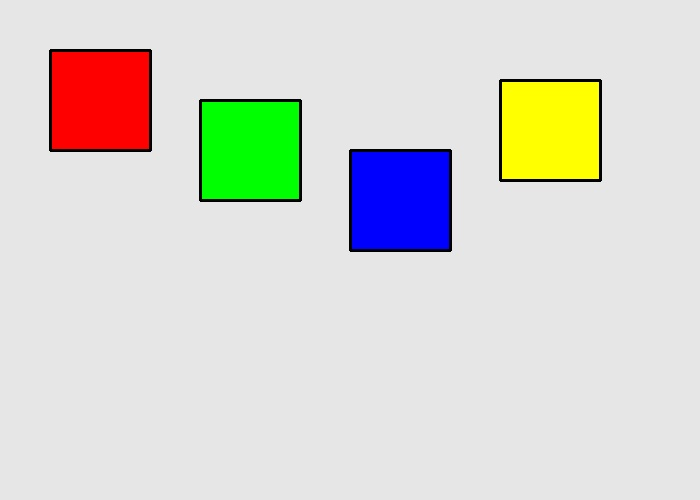
#> input picture visual_search_mvp/scene.jpg, 700 x 500 px, found by its file name
$ python final_test.py
#> lines starting #> are read from the running program, lines starting #| are printed output that depends on the picture
### visual_search_mvp2/src/core/working_counter.py
import cv2
import numpy as np
from typing import List, Dict
import logging
from .color_analyzer_fixed import ColorAnalyzerFixed
from .simple_detector import SimpleDetector

logger = logging.getLogger(__name__)

class WorkingCounter:
    def __init__(self, color_tolerance: int = 80, min_similarity: float = 0.3):
        self.color_analyzer = ColorAnalyzerFixed(tolerance=color_tolerance)
        self.detector = SimpleDetector()
        self.min_similarity = min_similarity

    def analyze_query_simple(self, query_image: np.ndarray) -> Dict:
        """
        Простой анализ эталонного изображения
        """
        logger.info("Анализ эталонного изображения...")

        # Просто берем средний цвет всего изображения
        # Для лучших результатов query должен быть объектом на однородном фоне
        avg_color = np.mean(query_image, axis=(0, 1)).astype(np.uint8)

        logger.info(f"Определен цвет эталона: {avg_color}")

        return {
            'color': avg_color,
            'color_range': np.array([
                np.maximum(avg_color - 80, 0),
                np.minimum(avg_color + 80, 255)
            ])
        }

    def count_objects_working(self, scene_image: np.ndarray, query_image: np.ndarray) -> Dict:
        """
        Работающая версия подсчета объектов
        """
        # Анализ эталона
        query_features = self.analyze_query_simple(query_image)

        # Поиск объектов по цвету
        found_objects = self.detector.find_objects_by_color(
            scene_image, query_features['color'], color_tolerance=100)

        # Объединение перекрывающихся
        merged_objects = self.detector.merge_overlapping_objects(found_objects)

        # Фильтрация по минимальному сходству
        final_objects = [obj for obj in merged_objects if obj['similarity'] >= self.min_similarity]

        logger.info(f"Итоговое количество объектов: {len(final_objects)}")

        return {
            'objects': final_objects,
            'query_features': query_features,
            'total_found': len(final_objects),
            'search_stats': {
                'initial_detections': len(found_objects),
                'after_merging': len(merged_objects)
            }
        }

### visual_search_mvp2/src/core/simple_detector.py
import cv2
import numpy as np
from typing import List, Dict
import logging

logger = logging.getLogger(__name__)

class SimpleDetector:
    def __init__(self, min_area: int = 100, max_area: int = 50000):
        self.min_area = min_area
        self.max_area = max_area

    def find_objects_by_color(self, scene: np.ndarray, query_color: np.ndarray,
                            color_tolerance: int = 80) -> List[Dict]:
        """
        Простой поиск объектов по цвету
        """
        # Создаем цветовую маску
        lower_bound = np.maximum(query_color - color_tolerance, 0)
        upper_bound = np.minimum(query_color + color_tolerance, 255)

        mask = cv2.inRange(scene, lower_bound, upper_bound)

        # Находим контуры
        contours, _ = cv2.findContours(mask, cv2.RETR_EXTERNAL, cv2.CHAIN_APPROX_SIMPLE)

        objects = []
        for i, contour in enumerate(contours):
            area = cv2.contourArea(contour)

            if area < self.min_area or area > self.max_area:
                continue

            # Получаем bounding box
            x, y, w, h = cv2.boundingRect(contour)

            # Вычисляем сходство цвета
            roi = scene[y:y+h, x:x+w]
            color_similarity = self.calculate_color_similarity(roi, query_color)

            # Вычисляем сходство формы (простое)
            shape_similarity = self.calculate_shape_similarity(contour)

            # Общее сходство
            total_similarity = 0.7 * color_similarity + 0.3 * shape_similarity

            objects.append({
                'bbox': (x, y, w, h),
                'similarity': total_similarity,
                'color_similarity': color_similarity,
                'shape_similarity': shape_similarity,
                'area': area,
                'contour': contour
            })

        # Сортируем по сходству
        objects.sort(key=lambda x: x['similarity'], reverse=True)

        logger.info(f"Найдено объектов по цвету: {len(objects)}")
        return objects

    # [30 lines left out: functions calculate_color_similarity, calculate_shape_similarity, not called in this run]

    def merge_overlapping_objects(self, objects: List[Dict], iou_threshold: float = 0.5) -> List[Dict]:
        """Объединение перекрывающихся объектов"""
        if not objects:
            return []

        merged = []
        used = set()

        for i, obj1 in enumerate(objects):
            if i in used:
                continue

            current_box = list(obj1['bbox'])
            current_similarity = obj1['similarity']
            count = 1

            for j, obj2 in enumerate(objects[i+1:], i+1):
                if j in used:
                    continue

                if self.calculate_iou(current_box, obj2['bbox']) > iou_threshold:
                    # Объединяем боксы
                    x1 = min(current_box[0], obj2['bbox'][0])
                    y1 = min(current_box[1], obj2['bbox'][1])
                    x2 = max(current_box[0] + current_box[2], obj2['bbox'][0] + obj2['bbox'][2])
                    y2 = max(current_box[1] + current_box[3], obj2['bbox'][1] + obj2['bbox'][3])

                    current_box = [x1, y1, x2 - x1, y2 - y1]
                    current_similarity = max(current_similarity, obj2['similarity'])
                    count += 1
                    used.add(j)

            merged.append({
                'bbox': tuple(current_box),
                'similarity': current_similarity,
                'merged_count': count
            })
            used.add(i)

        return merged

    # [23 lines left out: function calculate_iou, not called in this run]

### visual_search_mvp2/src/core/color_analyzer_fixed.py
import cv2
import numpy as np
from typing import Tuple, List, Dict
import logging

logger = logging.getLogger(__name__)

class ColorAnalyzerFixed:
    def __init__(self, tolerance: int = 80):
        self.tolerance = tolerance

    # [92 lines left out: functions extract_dominant_color, create_color_mask_simple, create_color_mask_adaptive, debug_color_detection, not called in this run]

### visual_search_mvp2/examples/final_test.py
import cv2
import numpy as np
import sys
import os

sys.path.append(os.path.join(os.path.dirname(__file__), '..'))

from src.core.working_counter import WorkingCounter

def create_perfect_test():
    """Создание идеального теста"""
    print("Создание идеального теста...")

    # Создаем сцену с несколькими красными объектами
    scene = np.ones((500, 500, 3), dtype=np.uint8) * 100  # Серый фон

    # Добавляем красные объекты разных размеров
    cv2.rectangle(scene, (50, 50), (150, 150), (0, 0, 255), -1)    # Большой красный квадрат
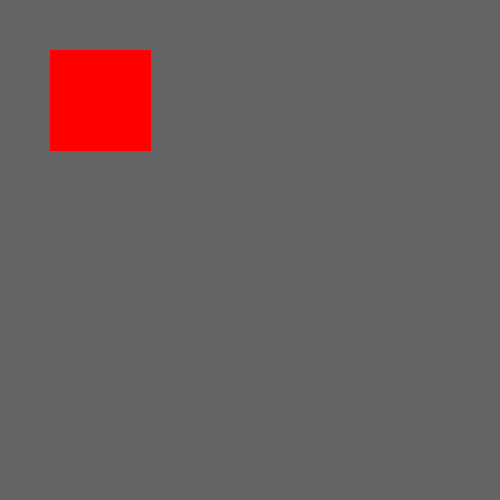
#> scene: shape (500, 500, 3); mean of channels 0, 1, 2 95.9, 95.9, 106.3; drawn as B, G, R
    cv2.rectangle(scene, (200, 200), (250, 250), (0, 0, 255), -1)  # Средний красный квадрат
    cv2.rectangle(scene, (300, 300), (330, 330), (0, 0, 255), -1)  # Маленький красный квадрат
    cv2.circle(scene, (400, 100), 30, (0, 0, 255), -1)             # Красный круг

    # Добавляем другие цвета для проверки
    cv2.rectangle(scene, (50, 300), (100, 350), (0, 255, 0), -1)   # Зеленый квадрат
    cv2.rectangle(scene, (350, 350), (400, 400), (255, 0, 0), -1)  # Синий квадрат
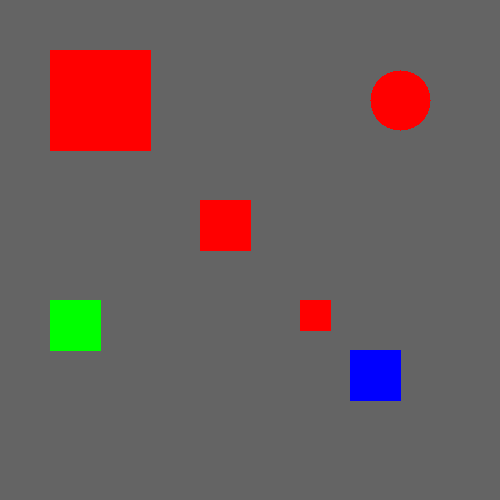
#> scene: shape (500, 500, 3); mean of channels 0, 1, 2 93.9, 93.9, 108.2; drawn as B, G, R

    # Создаем запрос - чистый красный квадрат
    query = np.zeros((80, 80, 3), dtype=np.uint8)
    query[:, :] = (0, 0, 255)  # Полностью красный

    cv2.imwrite("perfect_scene.jpg", scene)
    cv2.imwrite("perfect_query.jpg", query)
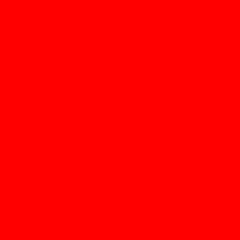
#> saved as perfect_query.jpg: shape (80, 80, 3) (shown 3 times larger); mean B, G, R 0, 0, 255

    print("Идеальный тест создан!")
    print("На сцене: 4 красных объекта (3 квадрата, 1 круг)")
    print("Запрос: чистый красный цвет")

    return scene, query

def test_perfect_case():
    """Тестирование на идеальном случае"""
    print("=" * 60)
    print("ТЕСТ НА ИДЕАЛЬНОМ СЛУЧАЕ")
    print("=" * 60)

    scene, query = create_perfect_test()

    # Инициализация счетчика
    counter = WorkingCounter(color_tolerance=100, min_similarity=0.2)

    # Поиск объектов
    results = counter.count_objects_working(scene, query)
#> in analyze_query_simple, `avg_color = np.mean(query_image, axis=(0, 1)).astype(np.uint8)`: avg_color = [0, 0, 255]
#> in count_objects_working, `query_features = self.analyze_query_simple(query_image)`: query_features = {'color': [0, 0, 255], 'color_range': [[176, 176, 175], [80, 80, 79]]}
#> in find_objects_by_color, `lower_bound = np.maximum(query_color - color_tolerance, 0)`: lower_bound = [156, 156, 155]
#> in find_objects_by_color, `upper_bound = np.minimum(query_color + color_tolerance, 255)`: upper_bound = [100, 100, 99]
#> in find_objects_by_color, `mask = cv2.inRange(scene, lower_bound, upper_bound)`: mask: shape (500, 500); every value is 0
#> in find_objects_by_color, `contours, _ = cv2.findContours(mask, cv2.RETR_EXTERNAL, cv2.CHAIN_APPR..`: contours = []
#> results = 4 items

    # Визуализация результатов
    output = scene.copy()
    for obj in results['objects']:
        x, y, w, h = obj['bbox']
        similarity = obj['similarity']

        # Рисуем bounding box
        color = (0, 255, 0) if similarity > 0.5 else (0, 255, 255)
        cv2.rectangle(output, (x, y), (x + w, y + h), color, 2)

        # Подписываем сходство
        label = f"{similarity:.2f}"
        cv2.putText(output, label, (x, y - 10), cv2.FONT_HERSHEY_SIMPLEX, 0.5, color, 2)
#> this loop made 0 passes

    # Добавляем запрос в угол
    h_query, w_query = query.shape[:2]
#> h_query = 80; w_query = 80
    output[10:10+h_query, 10:10+w_query] = query
    cv2.rectangle(output, (10, 10), (10+w_query, 10+h_query), (0, 255, 0), 2)
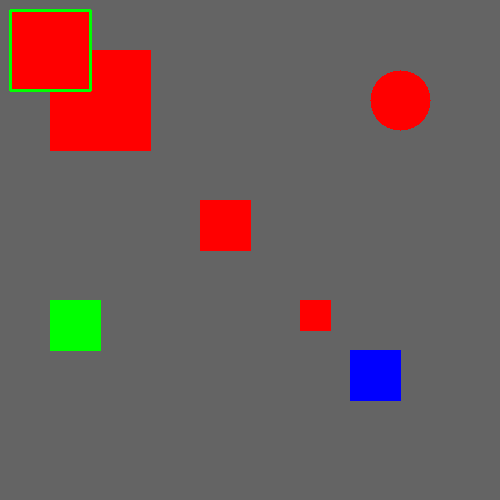
#> output: shape (500, 500, 3); mean of channels 0, 1, 2 91.9, 92.9, 110.4; drawn as B, G, R

    cv2.imwrite("perfect_results.jpg", output)

    # Вывод результатов
    print(f"\nРЕЗУЛЬТАТЫ:")
    print(f"Найдено объектов: {results['total_found']}")
#| Найдено объектов: 0
    print(f"Ожидалось: 4 красных объекта")

    for i, obj in enumerate(results['objects']):
        bbox = obj['bbox']
        similarity = obj['similarity']
        print(f"  Объект {i+1}: similarity={similarity:.3f}, bbox=({bbox[0]}, {bbox[1]}, {bbox[2]}, {bbox[3]})")

    if results['total_found'] >= 3:
        print("✅ ТЕСТ ПРОЙДЕН! Система работает!")
    else:
        print("❌ ТЕСТ НЕ ПРОЙДЕН!")

    # Показываем результат
    cv2.imshow("Идеальный тест - результаты", output)
    cv2.waitKey(0)
    cv2.destroyAllWindows()

def test_with_real_query():
    """Тестирование с реальным query изображением"""
    print("\n" + "=" * 60)
    print("ТЕСТ С РЕАЛЬНЫМИ ИЗОБРАЖЕНИЯМИ")
    print("=" * 60)

    # Загружаем реальные изображения
    base_dir = os.path.dirname(os.path.dirname(os.path.abspath(__file__)))
    scene_path = os.path.join(base_dir, "visual_search_mvp", "scene.jpg")
    query_path = os.path.join(base_dir, "visual_search_mvp", "red_query.jpg")

    if not os.path.exists(scene_path) or not os.path.exists(query_path):
        print("Реальные изображения не найдены!")
        return

    scene = cv2.imread(scene_path)
#> scene is the input picture: shape (500, 700, 3); mean B, G, R 209.2, 215.9, 215.9
    query = cv2.imread(query_path)
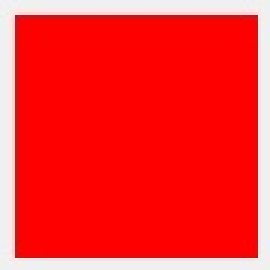
#> input picture visual_search_mvp/red_query.jpg, 90 x 90 px, found by its file name (shown 3 times larger)
#> query is the input picture: shape (90, 90, 3); mean B, G, R 45.7, 45.7, 249.5

    if scene is None or query is None:
        print("Ошибка загрузки изображений!")
        return

    print(f"Загружена сцена: {scene.shape}")
#| Загружена сцена: (500, 700, 3)
    print(f"Загружен запрос: {query.shape}")
#| Загружен запрос: (90, 90, 3)

    # Инициализация счетчика
    counter = WorkingCounter(color_tolerance=120, min_similarity=0.1)

    # Поиск объектов
    results = counter.count_objects_working(scene, query)
#> in find_objects_by_color (call 2), `mask = cv2.inRange(scene, lower_bound, upper_bound)`: mask: shape (500, 700); every value is 0
#> results = 4 items

    # Визуализация
    output = scene.copy()
    for obj in results['objects']:
        x, y, w, h = obj['bbox']
        similarity = obj['similarity']

        color = (0, 255, 0) if similarity > 0.3 else (0, 255, 255)
        cv2.rectangle(output, (x, y), (x + w, y + h), color, 3)

        label = f"{similarity:.2f}"
        cv2.putText(output, label, (x, y - 10), cv2.FONT_HERSHEY_SIMPLEX, 0.7, color, 2)

    # Добавляем query
    h_query, w_query = query.shape[:2]
#> h_query = 90; w_query = 90
    scale = min(200 / w_query, 200 / h_query)
#> scale = 2.22
    new_w = int(w_query * scale)
#> new_w = 200
    new_h = int(h_query * scale)
#> new_h = 200
    query_resized = cv2.resize(query, (new_w, new_h))
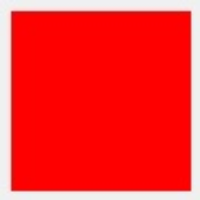
#> query_resized: shape (200, 200, 3); mean B, G, R 45.7, 45.7, 249.4

    output[10:10+new_h, 10:10+new_w] = query_resized
    cv2.rectangle(output, (10, 10), (10+new_w, 10+new_h), (0, 255, 0), 2)
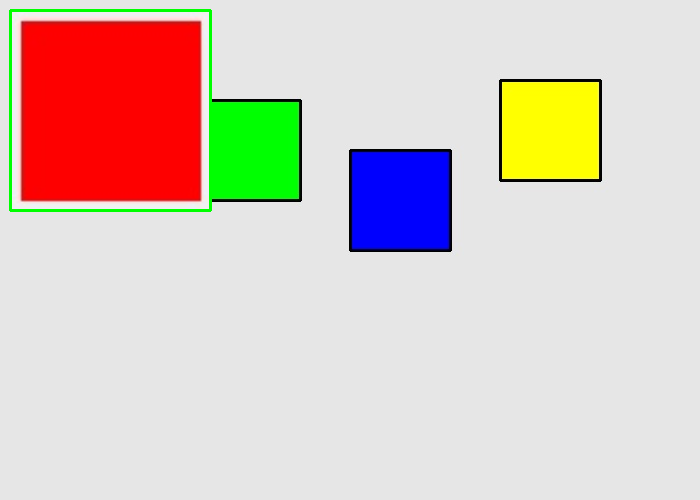
#> output: shape (500, 700, 3); mean B, G, R 194.3, 202.1, 217.5

    cv2.imwrite("real_results.jpg", output)

    print(f"\nРЕЗУЛЬТАТЫ:")
    print(f"Найдено объектов: {results['total_found']}")
#| Найдено объектов: 0

    for i, obj in enumerate(results['objects']):
        bbox = obj['bbox']
        similarity = obj['similarity']
        print(f"  Объект {i+1}: similarity={similarity:.3f}")

    # Показываем результат
    scale_display = 0.6
    h, w = output.shape[:2]
#> h = 500; w = 700
    output_resized = cv2.resize(output, (int(w * scale_display), int(h * scale_display)))

    cv2.imshow("Реальные изображения - результаты", output_resized)
    cv2.waitKey(0)
    cv2.destroyAllWindows()

if __name__ == "__main__":
    print("ЗАПУСК ФИНАЛЬНОГО ТЕСТА")
    print("Эта система должна найти красные объекты на сцене!")

    # Сначала идеальный тест
    test_perfect_case()

    # Затем реальные изображения
    test_with_real_query()

    print("\n" + "=" * 60)
    print("ТЕСТИРОВАНИЕ ЗАВЕРШЕНО")
    print("=" * 60)
